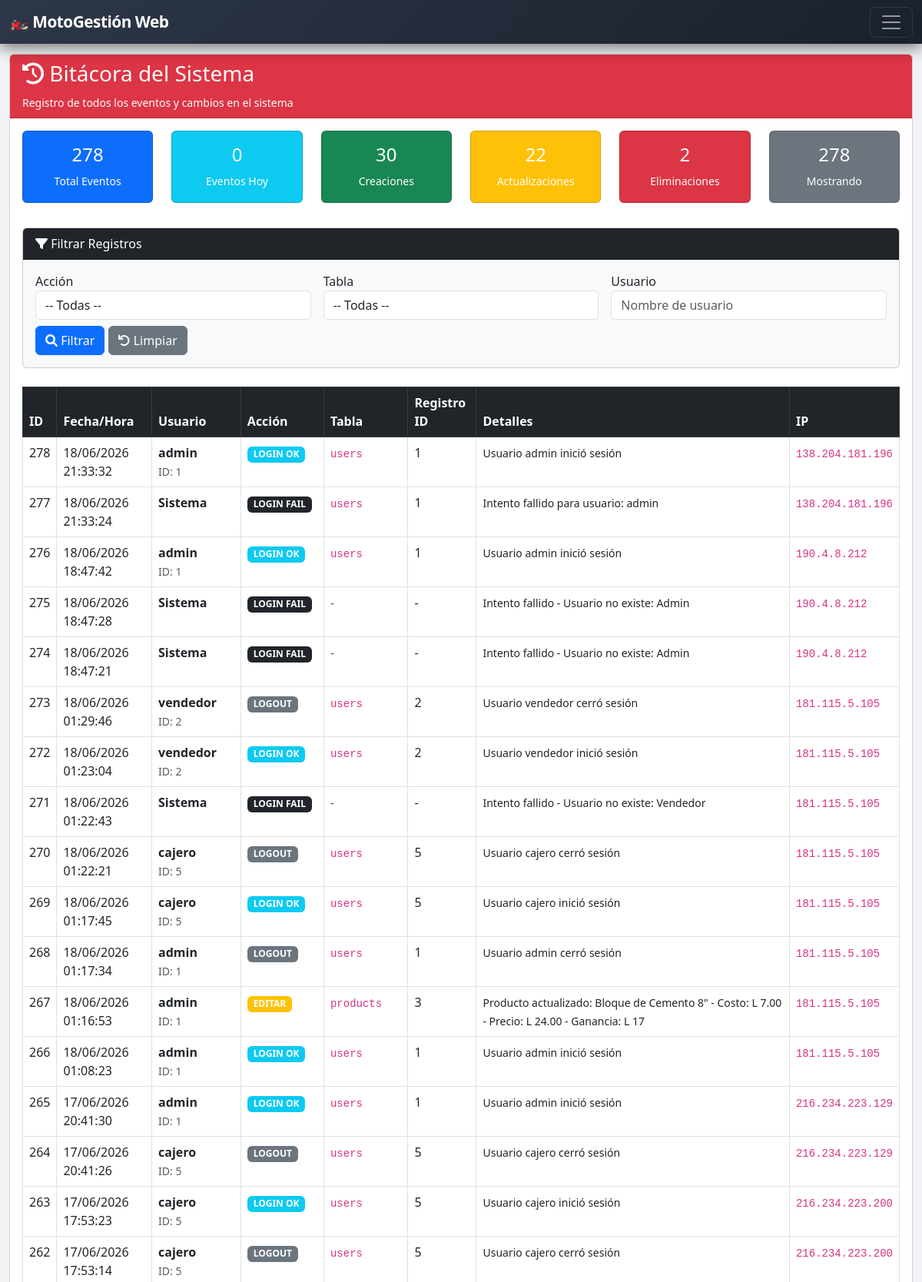
Page /logs.php (signed in, upper part) on the committed database.
### tables this page shows
CREATE TABLE `system_logs` (
  `id` int(11) NOT NULL,
  `user_id` int(11) DEFAULT NULL,
  `username` varchar(100) DEFAULT NULL,
  `action` varchar(100) NOT NULL,
  `table_name` varchar(100) DEFAULT NULL,
  `record_id` int(11) DEFAULT NULL,
  `details` text DEFAULT NULL,
  `ip_address` varchar(45) DEFAULT NULL,
  `user_agent` text DEFAULT NULL,
  `created_at` timestamp NULL DEFAULT current_timestamp()
);

### logs.php (the view, shortened to what this page needs)
<?php
require_once '../../config/database.php';
$userFilter = $_GET['user'] ?? '';
$sql = "SELECT * FROM system_logs WHERE 1=1";
$params = [];
$sql .= " ORDER BY id DESC LIMIT 500";
$stmt = $pdo->prepare($sql);
$stmt->execute($params);
$logs = $stmt->fetchAll();
$totalLogs = $pdo->query("SELECT COUNT(*) FROM system_logs")->fetchColumn();
$totalToday = $pdo->query("SELECT COUNT(*) FROM system_logs WHERE DATE(created_at) = CURDATE()")->fetchColumn();
$totalCreates = $pdo->query("SELECT COUNT(*) FROM system_logs WHERE action = 'CREATE'")->fetchColumn();
$totalUpdates = $pdo->query("SELECT COUNT(*) FROM system_logs WHERE action = 'UPDATE'")->fetchColumn();
$totalDeletes = $pdo->query("SELECT COUNT(*) FROM system_logs WHERE action = 'DELETE'")->fetchColumn();
include '../../includes/header.php';
include '../../includes/sidebar.php';
?>
<div class="container-fluid mt-4">
    <div class="row">
        <div class="col-12">
            <div class="card">
                <div class="card-header bg-danger text-white">
                    <h3><i class="fas fa-history"></i> Bitácora del Sistema</h3>
                    <small>Registro de todos los eventos y cambios en el sistema</small>
                </div>
                <div class="card-body">
                    <div class="row mb-4">
                        <div class="col-md-2 col-sm-6 mb-2">
                            <div class="card bg-primary text-white stats-card">
                                <div class="card-body text-center">
                                    <h4><?= number_format($totalLogs) ?></h4>
                                    <small>Total Eventos</small>
                                </div>
                            </div>
                        </div>
                        <div class="col-md-2 col-sm-6 mb-2">
                            <div class="card bg-info text-white stats-card">
                                <div class="card-body text-center">
                                    <h4><?= number_format($totalToday) ?></h4>
                                    <small>Eventos Hoy</small>
                                </div>
                            </div>
                        </div>
                        <div class="col-md-2 col-sm-6 mb-2">
                            <div class="card bg-success text-white stats-card">
                                <div class="card-body text-center">
                                    <h4><?= number_format($totalCreates) ?></h4>
                                    <small>Creaciones</small>
                                </div>
                            </div>
                        </div>
                        <div class="col-md-2 col-sm-6 mb-2">
                            <div class="card bg-warning text-white stats-card">
                                <div class="card-body text-center">
                                    <h4><?= number_format($totalUpdates) ?></h4>
                                    <small>Actualizaciones</small>
                                </div>
                            </div>
                        </div>
                        <div class="col-md-2 col-sm-6 mb-2">
                            <div class="card bg-danger text-white stats-card">
                                <div class="card-body text-center">
                                    <h4><?= number_format($totalDeletes) ?></h4>
                                    <small>Eliminaciones</small>
                                </div>
                            </div>
                        </div>
                        <div class="col-md-2 col-sm-6 mb-2">
                            <div class="card bg-secondary text-white stats-card">
                                <div class="card-body text-center">
                                    <h4><?= count($logs) ?></h4>
                                    <small>Mostrando</small>
                                </div>
                            </div>
                        </div>
                    </div>
                    <div class="card mb-4 bg-light">
                        <div class="card-header bg-dark text-white">
                            <i class="fas fa-filter"></i> Filtrar Registros
                        </div>
                        <div class="card-body">
                            <form method="GET" class="row g-3">
                                <div class="col-md-4">
                                    <label>Acción</label>
                                    <select name="action" class="form-control">
                                        <option value="">-- Todas --</option>
                                    </select>
                                </div>
                                <div class="col-md-4">
                                    <label>Tabla</label>
                                    <select name="table" class="form-control">
                                        <option value="">-- Todas --</option>
                                    </select>
                                </div>
                                <div class="col-md-4">
                                    <label>Usuario</label>
                                    <input type="text" name="user" class="form-control" placeholder="Nombre de usuario" value="<?= htmlspecialchars($userFilter) ?>">
                                </div>
                                <div class="col-md-12 mt-2">
                                    <button type="submit" class="btn btn-primary"><i class="fas fa-search"></i> Filtrar</button>
                                    <a href="logs.php" class="btn btn-secondary"><i class="fas fa-undo"></i> Limpiar</a>
                                </div>
                            </form>
                        </div>
                    </div>
                    <?php if (empty($logs)): ?>
                        <div class="alert alert-warning text-center">
                            <i class="fas fa-info-circle"></i> No hay registros para mostrar con los filtros seleccionados.
                        </div>
                    <?php else: ?>
                        <div class="table-responsive">
                            <table class="table table-bordered table-hover">
                                <thead class="table-dark">
                                    <tr>
                                        <th>ID</th>
                                        <th>Fecha/Hora</th>
                                        <th>Usuario</th>
                                        <th>Acción</th>
                                        <th>Tabla</th>
                                        <th>Registro ID</th>
                                        <th>Detalles</th>
                                        <th>IP</th>
                                    </tr>
                                </thead>
                                <tbody>
                                    <?php foreach ($logs as $log): ?>
                                        <tr>
                                            <td><?= $log['id'] ?></td>
                                            <td><?= date('d/m/Y H:i:s', strtotime($log['created_at'])) ?></td>
                                            <td>
                                                <strong><?= htmlspecialchars($log['username']) ?></strong>
                                                <?php if ($log['user_id']): ?>
                                                    <br><small class="text-muted">ID: <?= $log['user_id'] ?></small>
                                                <?php endif; ?>
                                            </td>
                                            <td>
                                                <?php
                                                if ($log['action'] == 'CREATE') {
                                                    echo '<span class="badge bg-success">CREAR</span>';
                                                } elseif ($log['action'] == 'UPDATE') {
                                                    echo '<span class="badge bg-warning">EDITAR</span>';
                                                } elseif ($log['action'] == 'DELETE') {
                                                    echo '<span class="badge bg-danger">ELIMINAR</span>';
                                                } elseif ($log['action'] == 'LOGIN_EXITOSO') {
                                                    echo '<span class="badge bg-info">LOGIN OK</span>';
                                                } elseif ($log['action'] == 'LOGIN_FALLIDO') {
                                                    echo '<span class="badge bg-dark">LOGIN FAIL</span>';
                                                } elseif ($log['action'] == 'LOGOUT') {
                                                    echo '<span class="badge bg-secondary">LOGOUT</span>';
                                                } else {
                                                    echo '<span class="badge bg-primary">' . htmlspecialchars($log['action']) . '</span>';
                                                }
                                                ?>
                                            </td>
                                            <td>
                                                <?php if ($log['table_name']): ?>
                                                    <code><?= htmlspecialchars($log['table_name']) ?></code>
                                                <?php else: ?>
                                                    <span class="text-muted">-</span>
                                                <?php endif; ?>
                                            </td>
                                            <td><?= $log['record_id'] ?? '-' ?></td>
                                            <td>
                                                <small><?= htmlspecialchars($log['details'] ?? '-') ?></small>
                                            </td>
                                            <td>
                                                <code><?= htmlspecialchars($log['ip_address'] ?? '-') ?></code>
                                            </td>
                                        </tr>
                                    <?php endforeach; ?>
                                </tbody>
                            </table>
                        </div>
                    <?php endif; ?>
                </div>
            </div>
        </div>
    </div>
</div>
<?php include '../../includes/footer.php'; ?>

### style.css (style rules this page uses)
:root { --primary: #667eea; --primary-dark: #5a67d8; --primary-gradient: linear-gradient(135deg, #667eea 0%, #764ba2 100%); --primary-light: #7c8cf5; --secondary: #764ba2; --success: #48bb78; --warning: #ed8936; --danger: #fc8181; --info: #63b3ed; --dark: #2d3748; --light: #f7fafc; --shadow: 0 10px 40px rgba(102, 126, 234, 0.15); --shadow-hover: 0 20px 60px rgba(102, 126, 234, 0.25); --radius: 20px; --radius-sm: 12px; }
body { background: #f0f2f5; font-family: 'Segoe UI', system-ui, -apple-system, sans-serif; color: #2d3748; }

### header.php (style rules this page uses)
.fas, .far, .fab { font-family: "Font Awesome 6 Free"; }
.fas { font-weight: 900; }

### logs.php (style rules this page uses)
.stats-card { transition: transform 0.2s; }

### rows in the picture
system_logs: id "278", created_at "18/06/2026 21:33:32", username "admin", user "1", action "LOGIN OK", table_name "users", record "1", details "Usuario admin inició sesión", ip_address "138.204.181.196"
system_logs: id "277", created_at "18/06/2026 21:33:24", username "Sistema", action "LOGIN FAIL", table_name "users", record "1", details "Intento fallido para usuario: admin", ip_address "138.204.181.196"
system_logs: id "276", created_at "18/06/2026 18:47:42", username "admin", user "1", action "LOGIN OK", table_name "users", record "1", details "Usuario admin inició sesión", ip_address "190.4.8.212"
system_logs: id "275", created_at "18/06/2026 18:47:28", username "Sistema", action "LOGIN FAIL", record "-", details "Intento fallido - Usuario no existe: Admin", ip_address "190.4.8.212"
system_logs: id "274", created_at "18/06/2026 18:47:21", username "Sistema", action "LOGIN FAIL", record "-", details "Intento fallido - Usuario no existe: Admin", ip_address "190.4.8.212"
system_logs: id "273", created_at "18/06/2026 01:29:46", username "vendedor", user "2", action "LOGOUT", table_name "users", record "2", details "Usuario vendedor cerró sesión", ip_address "181.115.5.105"
system_logs: id "272", created_at "18/06/2026 01:23:04", username "vendedor", user "2", action "LOGIN OK", table_name "users", record "2", details "Usuario vendedor inició sesión", ip_address "181.115.5.105"
system_logs: id "271", created_at "18/06/2026 01:22:43", username "Sistema", action "LOGIN FAIL", record "-", details "Intento fallido - Usuario no existe: Vendedor", ip_address "181.115.5.105"
system_logs: id "270", created_at "18/06/2026 01:22:21", username "cajero", user "5", action "LOGOUT", table_name "users", record "5", details "Usuario cajero cerró sesión", ip_address "181.115.5.105"
system_logs: id "269", created_at "18/06/2026 01:17:45", username "cajero", user "5", action "LOGIN OK", table_name "users", record "5", details "Usuario cajero inició sesión", ip_address "181.115.5.105"
system_logs: id "268", created_at "18/06/2026 01:17:34", username "admin", user "1", action "LOGOUT", table_name "users", record "1", details "Usuario admin cerró sesión", ip_address "181.115.5.105"
system_logs: id "267", created_at "18/06/2026 01:16:53", username "admin", user "1", action "EDITAR", table_name "products", record "3", details "Producto actualizado: Bloque de Cemento 8\" - Costo: L 7.00 - Precio: L 24.00 - Ganancia: L 17", ip_address "181.115.5.105"
system_logs: id "266", created_at "18/06/2026 01:08:23", username "admin", user "1", action "LOGIN OK", table_name "users", record "1", details "Usuario admin inició sesión", ip_address "181.115.5.105"
system_logs: id "265", created_at "17/06/2026 20:41:30", username "admin", user "1", action "LOGIN OK", table_name "users", record "1", details "Usuario admin inició sesión", ip_address "216.234.223.129"
system_logs: id "264", created_at "17/06/2026 20:41:26", username "cajero", user "5", action "LOGOUT", table_name "users", record "5", details "Usuario cajero cerró sesión", ip_address "216.234.223.129"
system_logs: id "263", created_at "17/06/2026 17:53:23", username "cajero", user "5", action "LOGIN OK", table_name "users", record "5", details "Usuario cajero inició sesión", ip_address "216.234.223.200"
system_logs: id "262", created_at "17/06/2026 17:53:14", username "cajero", user "5", action "LOGOUT", table_name "users", record "5", details "Usuario cajero cerró sesión", ip_address "216.234.223.200"

### other values in the picture
$totalLogs "278"
$totalToday "0"
$totalCreates "30"
$totalUpdates "22"
$totalDeletes "2"
count($logs) "278"
